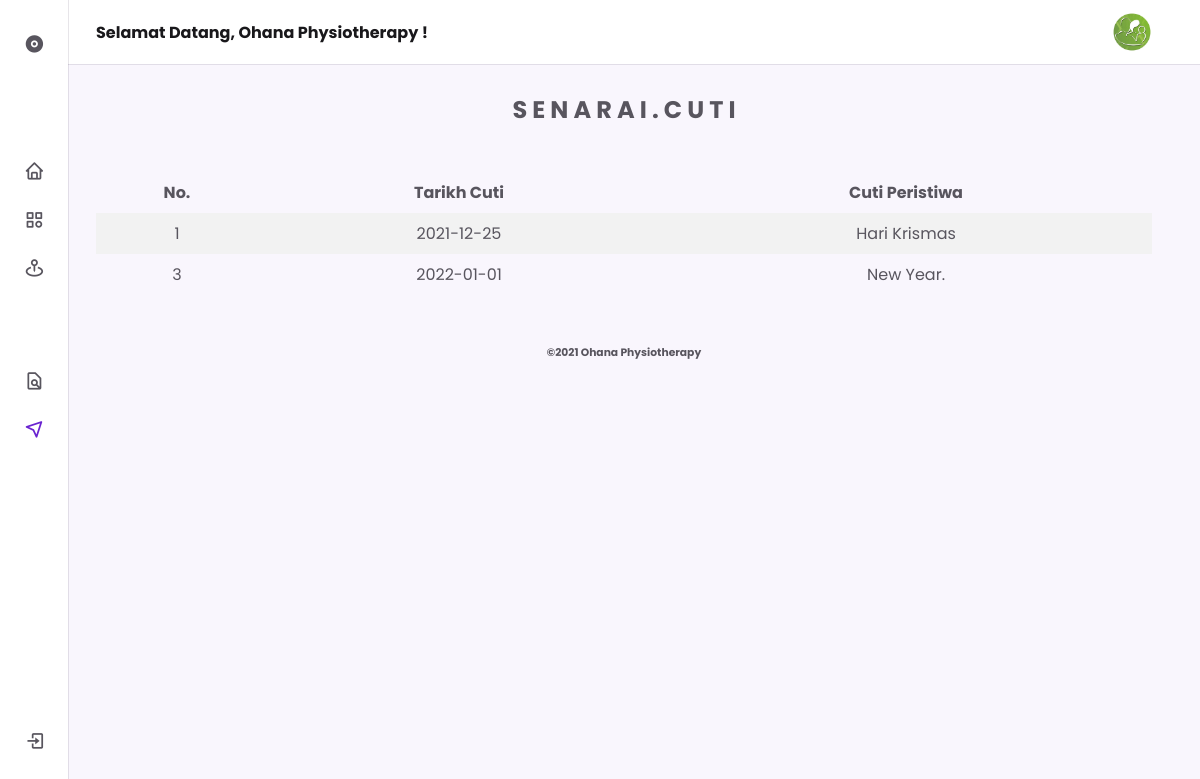
Screenshot of /cuti.php with the database file from the repository.
### tables this page shows
CREATE TABLE `tbl_cuti_umum` (
  `id_cuti_umum` int(11) NOT NULL,
  `tarikh` date NOT NULL,
  `sebab` varchar(250) NOT NULL
);

### cuti.php (the view, shortened to what this page needs)
<?php
$conn = mysqli_connect('localhost', 'root' );
$sql = "SELECT * FROM tbl_cuti_umum";
$result = mysqli_query($conn, $sql);
?>
<!DOCTYPE html>
    <html lang="en">
    <head>
        <link rel="stylesheet" href="https://cdn.jsdelivr.net/npm/boxicons@latest/css/boxicons.min.css">
        <link rel="stylesheet" href="assets/css/styles.css">
    </head>
    <body>
        <header class="header">
            <div class="header__container">
                <img src="assets/img/4.jpg" alt="" class="header__img">
                <a href="index.php" class="header__logo"><strong>Selamat Datang, Ohana Physiotherapy</b> !</strong></a>
            </div>
        </header>
       <div class="nav" id="navbar">
            <nav class="nav__container">
                <div>
                    <a href="index.php" class="nav__link nav__logo">
                        <i class='bx bxs-disc nav__icon' ></i>
                    </a>
                    <div class="nav__list">
                        <div class="nav__items">
                            <a href="index.php" class="nav__link">
                                <i class='bx bx-home nav__icon' ></i>
                            </a>
							<div class="nav__dropdown">
                                <a href="#" class="nav__link">
                                    <i class='bx bx-category nav__icon' ></i>
                                </a>
                            </div>
							<a href="contact.php" class="nav__link">
								<i class='bx bx-map-pin nav__icon' ></i>
							</a>
						</div>
                        <div class="nav__items">
							<div class="nav__dropdown">
                                <a href="#" class="nav__link">
                                    <i class='bx bx-file-find nav__icon' ></i>
                                </a>
                            </div>
							<a href="cuti.php" class="nav__link active">
                                <i class='bx bx-navigation nav__icon' ></i>
                            </a>
                        </div>
                    </div>
                </div>
                <a href="login.php" class="nav__link nav__logout">
                    <i class='bx bx-log-in nav__icon' ></i>
                </a>
            </nav>
        </div>
        <main>
            <div style="overflow-x: auto;">
			<center><h2>S E N A R A I . C U T I</h2></center>
			<BR>
			  <table>
				<tr>
				  <th>No.</th>
				  <th>Tarikh Cuti</th>
				  <th>Cuti Peristiwa </th>
				</tr>
					<?php
						if(mysqli_num_rows($result) > 0)
						{
						while($row = mysqli_fetch_assoc($result))
						{
					?>
				<tr>
					<td><?php echo $row['id_cuti_umum']; ?></td>
					<td><?php echo $row['tarikh']; ?></td>
					<td><?php echo $row['sebab']; ?></td>
				</tr>
					<?php
						   }
						}
						else
						{
						   echo "0 results";
						}
					?>
			  </table>
			</div>
        </main>
		<BR>
		<center>
		<footer class="container-fluid">
			<h6 class="text-center small">©2021 Ohana Physiotherapy</h6>
		</footer>
		</center>
    </body>
</html>

### assets/css/styles.css (style rules this page uses)
:root { --header-height: 3.5rem; --nav-width: 219px; --first-color: #6923D0; --first-color-light: #F4F0FA; --title-color: #19181B; --text-color: #58555E; --text-color-light: #A5A1AA; --body-color: #F9F6FD; --container-color: #FFFFFF; --body-font: 'Poppins', sans-serif; --normal-font-size: .938rem; --small-font-size: .75rem; --smaller-font-size: .75rem; --font-medium: 500; --font-semi-bold: 600; --z-fixed: 100; }
@media screen and (min-width: 1024px) { :root { --normal-font-size: 1rem; --small-font-size: .875rem; --smaller-font-size: .813rem; } }
body { margin: var(--header-height) 0 0 0; padding: 1rem 1rem 0; font-family: var(--body-font); font-size: var(--normal-font-size); background-color: var(--body-color); color: var(--text-color); }
a { text-decoration: none; }
img { max-width: 100%; height: auto; }
.header { position: fixed; top: 0; left: 0; width: 100%; background-color: var(--container-color); box-shadow: 0 1px 0 rgba(22, 8, 43, 0.1); padding: 0 1rem; z-index: var(--z-fixed); }
.header__container { display: flex; align-items: center; height: var(--header-height); justify-content: space-between; }
.header__img { width: 35px; height: 35px; border-radius: 50%; }
.header__logo { color: var(--title-color); font-weight: var(--font-medium); display: none; }
.nav { position: fixed; top: 0; left: -100%; height: 100vh; padding: 1rem 1rem 0; background-color: var(--container-color); box-shadow: 1px 0 0 rgba(22, 8, 43, 0.1); z-index: var(--z-fixed); transition: .4s; }
.nav__container { height: 100%; display: flex; flex-direction: column; justify-content: space-between; padding-bottom: 3rem; overflow: auto; scrollbar-width: none; }
.nav__logo { font-weight: var(--font-semi-bold); margin-bottom: 2.5rem; }
.nav__list, .nav__items { display: grid; }
.nav__list { row-gap: 2.5rem; }
.nav__items { row-gap: 1.5rem; }
.nav__link { display: flex; align-items: center; color: var(--text-color); }
.nav__icon { font-size: 1.2rem; margin-right: .5rem; }
.nav__logout { margin-top: 5rem; }
.nav__dropdown { overflow: hidden; max-height: 21px; transition: .4s ease-in-out; }
.active { color: var(--first-color); }
@media screen and (min-width: 768px) { body { padding: 1rem 3rem 0 6rem; } }
@media screen and (min-width: 768px) { .header { padding: 0 3rem 0 6rem; } }
@media screen and (min-width: 768px) { .header__container { height: calc(var(--header-height) + .5rem); } }
@media screen and (min-width: 768px) { .header__logo { display: block; } }
@media screen and (min-width: 768px) { .header__img { width: 40px; height: 40px; order: 1; } }
@media screen and (min-width: 768px) { .nav { left: 0; padding: 1.2rem 1.5rem 0; width: 68px; } }
@media screen and (min-width: 768px) { .nav__items { row-gap: 1.7rem; } }
@media screen and (min-width: 768px) { .nav__icon { font-size: 1.3rem; } }

### cuti.php (style rules this page uses)
table { border-collapse: collapse; width: 100%; }
th, td { text-align: center; padding: 8px; }
tr:nth-child(even) { background-color: #f2f2f2; }

### rows the page displays
tbl_cuti_umum: id_cuti_umum "1", tarikh "2021-12-25", sebab "Hari Krismas"
tbl_cuti_umum: id_cuti_umum "3", tarikh "2022-01-01", sebab "New Year."
